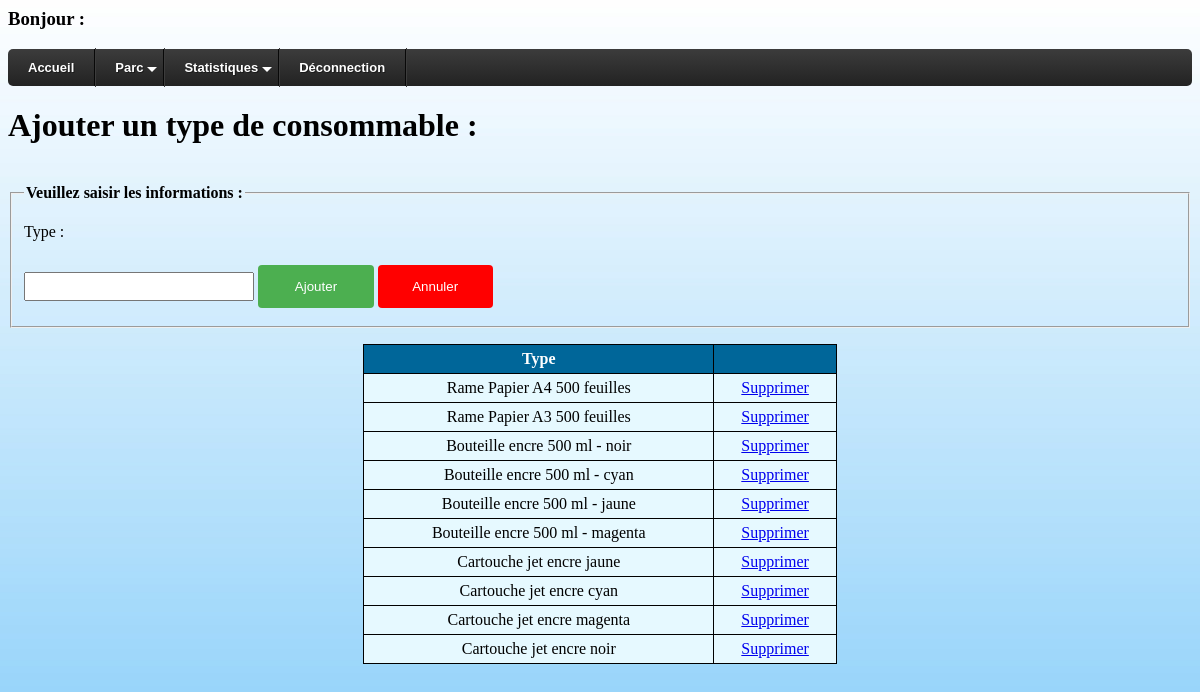
Page /ajouter/type/type_consommable.php on the committed database.
### tables this page shows
CREATE TABLE `type_consommables` (
  `id` int(22) NOT NULL,
  `type` text NOT NULL
);

### ajouter/type/type_consommable.php (the view, shortened to what this page needs)
<?php
$req = "select * from type_consommables order by id";
$rs=mysql_query($req);
echo"<h3>Bonjour : ".$_SESSION["login"]."</h3>";
?>
<!DOCTYPE html>
<html lang=''>
<head>
   <link rel="stylesheet" href="../../css/styles1.css">
</head>
<body>
  <div id='cssmenu'>
  <ul>
    <li><a href='../../home.php'><span>Accueil</span></a></li>
     <li class='active has-sub'><a href='#'><span>Parc</span></a>
           </li>
     <li class='active has-sub'><a href='#'><span>Statistiques</span></a>
     </li>
     <li class='last'><a href='deco.php'><span>Déconnection</span></a></li>
  </ul>
  </div>
<h1 align="">Ajouter un type de consommable :</h1><br />
<form method="post" action="">
                     <fieldset>
                       <legend><strong>Veuillez saisir les informations : </strong></legend>
                     <p>Type :</p>
                     <input type="text" name="type">
                     <input name="enregistrer" type="submit" value="Ajouter">
                     <a href="../ajouter_consommable.php">
                         <input type="button" value="Annuler">
                     </a>
                 </fieldset>
      </form>
        <table class="tab" border="1" width="40%" align="center">
           <tr><th>Type</th>
           <th></th></tr>
           <?php while($ET=mysql_fetch_assoc($rs)) { ?>
           <tr>
             <td><?php echo($ET['type'])?></td>
               <td><a href="type_consommable.php?delid=<?php echo($ET['id'])?>">Supprimer</a></td>
           </tr>
           <?php } ?>
        </table>
    </body>
</html>

### css/styles1.css (style rules this page uses)
input[type=submit] { width: 10%; background-color: #4CAF50; color: white; padding: 14px 20px; margin: 8px 0; border: none; border-radius: 4px; cursor: pointer; }
input[type=text] , input[type=email] , input[type=date] { width: 20%; padding: 5px; box-sizing: border-box; }
input[type=button] { width: 10%; background-color: #FF0000; color: white; padding: 14px 20px; margin: 8px 0; border: none; border-radius: 4px; cursor: pointer; }
body { background-repeat: no-repeat; background-image: url(img/background.jpg); background-attachment: fixed; background-size: cover; height: 100%; }
#cssmenu, #cssmenu ul, #cssmenu li, #cssmenu a { border: none; line-height: 1; margin: 0; padding: 0; }
#cssmenu { height: 37px; display: block; border-radius: 5px; width: auto; border-color: #080808; margin: 0; padding: 0; }
#cssmenu > ul { list-style: inside none; margin: 0; padding: 0; }
#cssmenu > ul > li { list-style: inside none; float: left; display: inline-block; position: relative; margin: 0; padding: 0; }
#cssmenu > ul > li > a { outline: none; display: block; position: relative; text-align: center; text-decoration: none; text-shadow: 1px 1px 0 rgba(0, 0, 0, 0.4); font-weight: 700; font-size: 13px; font-family: Arial, Helvetica, sans-serif; border-right: 1px solid #080808; color: #ffffff; padding: 12px 20px; }
#cssmenu > ul > li:first-child > a { border-radius: 5px 0 0 5px; }
#cssmenu > ul > li > a:after { content: ""; position: absolute; border-right: 1px solid; top: -1px; bottom: -1px; right: -2px; z-index: 99; border-color: #3c3c3c; }
#cssmenu > ul > li.has-sub > a:before { content: ""; position: absolute; top: 18px; right: 6px; border: 5px solid transparent; border-top: 5px solid #ffffff; }
#cssmenu, #cssmenu ul ul > li:hover > a, #cssmenu ul ul li a:hover { background: #3c3c3c; background: -moz-linear-gradient(top, #3c3c3c 0%, #222222 100%); background: -webkit-gradient(linear, left top, left bottom, color-stop(0%, #3c3c3c), color-stop(100%, #222222)); background: -webkit-linear-gradient(top, #3c3c3c 0%, #222222 100%); background: -o-linear-gradient(top, #3c3c3c 0%, #222222 100%); background: -ms-linear-gradient(top, #3c3c3c 0%, #222222 100%); background: linear-gradient(top, #3c3c3c 0%, #222222 100%); }
.tab { border: 1.5px solid black; border-collapse: collapse; background-color: #e6f9ff; }
.tab th, .tab td { padding: 5px; text-align: center; }
th, td { padding: 10px; }
th { background-color: #006699; color: white; }

### rows in the picture
type_consommables: type "Rame Papier A4 500 feuilles"
type_consommables: type "Rame Papier A3 500 feuilles"
type_consommables: type "Bouteille encre 500 ml - noir"
type_consommables: type "Bouteille encre 500 ml - cyan"
type_consommables: type "Bouteille encre 500 ml - jaune"
type_consommables: type "Bouteille encre 500 ml - magenta"
type_consommables: type "Cartouche jet encre jaune"
type_consommables: type "Cartouche jet encre cyan"
type_consommables: type "Cartouche jet encre magenta"
type_consommables: type "Cartouche jet encre noir"
